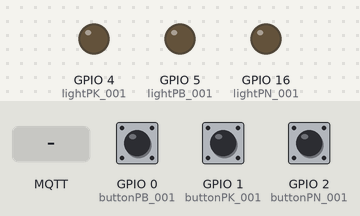
A sketch run on a simulated ESP8266 (NodeMCU). Shown: output pins drawn as LEDs (lit = HIGH). The inputs (shaded band) are chosen by the test bench; at power-on: GPIO 0 (buttonPB_001) HIGH, GPIO 1 (buttonPK_001) HIGH, GPIO 2 (buttonPN_001) HIGH. WiFi joins after 1.5 s; servers stay silent unless stated; random numbers use the default seed unless the sketch sets one; no MQTT or app messages arrive unless stated; what the sketch prints to the serial monitor is not drawn.

Above: at 2.7 s.
2.8 s: GPIO 0 (buttonPB_001) pulled LOW for 0.15 s
At 3.3 s:
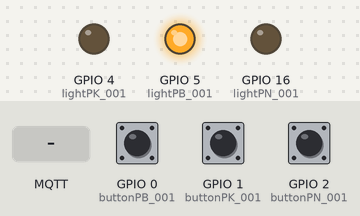
4.4 s: GPIO 1 (buttonPK_001) pulled LOW for 0.15 s
At 5.6 s:
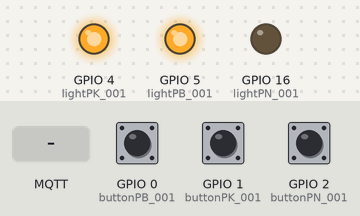
6.0 s: GPIO 2 (buttonPN_001) pulled LOW for 0.15 s
At 6.9 s:
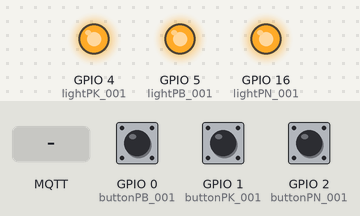
7.6 s: MQTT message "1" arrives on the second subscribed topic
At 8.4 s:
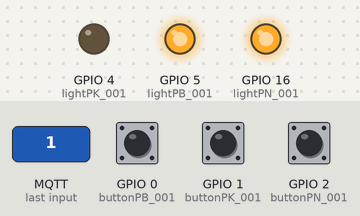
9.1 s: MQTT message "1" arrives on the third subscribed topic
At 9.5 s:
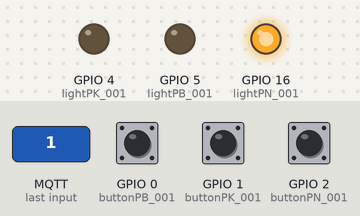
10.6 s: MQTT message "ON" arrives on the second subscribed topic
At 11.9 s:
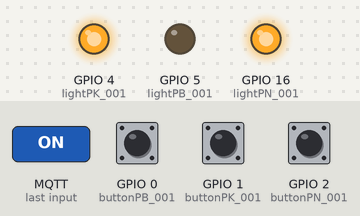
Timing chart, 0 to 13.1 s (numbered marks = the images above; inputs shaded):
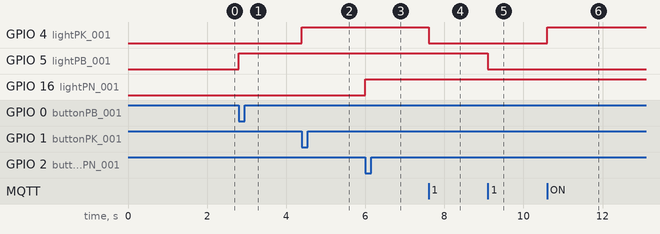

Measured:
- after the input at 2.8 s, GPIO 5 (lightPB_001): LOW → HIGH at once
- after the input at 4.4 s, GPIO 4 (lightPK_001): LOW → HIGH at once
- after the input at 6.0 s, GPIO 16 (lightPN_001): LOW → HIGH at once
- after the input at 7.6 s, GPIO 4 (lightPK_001): HIGH → LOW at once
- after the input at 9.1 s, GPIO 5 (lightPB_001): HIGH → LOW at once
- after the input at 10.6 s, GPIO 4 (lightPK_001): LOW → HIGH at once

The sketch:

LIGHT_MODULE.ino
```cpp
#include <SPI.h>
#include <ESP8266WiFi.h>
#include <ArduinoJson.h>
#include <PubSubClient.h>
#include <WiFiClientSecure.h>

/************* WiFi and MQTT Settings *************/
const char* ssid = "";
const char* password = "88888888";
const char* mqtt_server = "";
const char* mqtt_username = "";
const char* mqtt_password = "";
const int mqtt_port = 8883;

WiFiClientSecure espClient;
PubSubClient client(espClient);

/************* Common Settings *************/
const int lightPN_001 = 16;  // Đèn cho phòng ngủ 1
const int lightPK_001 = 4;   // Đèn cho phòng khách 1
const int lightPB_001 = 5;   // Đèn cho phòng bếp 1

const int buttonPN_001 = 2;   // Nút điều khiển cho phòng ngủ 1
const int buttonPK_001 = 1;  // Nút điều khiển cho phòng khách 1
const int buttonPB_001 = 0;  // Nút điều khiển cho phòng bếp 1bếp 1
/****** root certificate *********/

static const char* root_ca PROGMEM = R"EOF(
-----BEGIN CERTIFICATE-----
MIIFazCCA1OgAwIBAgIRAIIQz7DSQONZRGPgu2OCiwAwDQYJKoZIhvcNAQELBQAw
TzELMAkGA1UEBhMCVVMxKTAnBgNVBAoTIEludGVybmV0IFNlY3VyaXR5IFJlc2Vh
cmNoIEdyb3VwMRUwEwYDVQQDEwxJU1JHIFJvb3QgWDEwHhcNMTUwNjA0MTEwNDM4
WhcNMzUwNjA0MTEwNDM4WjBPMQswCQYDVQQGEwJVUzEpMCcGA1UEChMgSW50ZXJu
ZXQgU2VjdXJpdHkgUmVzZWFyY2ggR3JvdXAxFTATBgNVBAMTDElTUkcgUm9vdCBY
MTCCAiIwDQYJKoZIhvcNAQEBBQADggIPADCCAgoCggIBAK3oJHP0FDfzm54rVygc
h77ct984kIxuPOZXoHj3dcKi/vVqbvYATyjb3miGbESTtrFj/RQSa78f0uoxmyF+
0TM8ukj13Xnfs7j/EvEhmkvBioZxaUpmZmyPfjxwv60pIgbz5MDmgK7iS4+3mX6U
A5/TR5d8mUgjU+g4rk8Kb4Mu0UlXjIB0ttov0DiNewNwIRt18jA8+o+u3dpjq+sW
T8KOEUt+zwvo/7V3LvSye0rgTBIlDHCNAymg4VMk7BPZ7hm/ELNKjD+Jo2FR3qyH
B5T0Y3HsLuJvW5iB4YlcNHlsdu87kGJ55tukmi8mxdAQ4Q7e2RCOFvu396j3x+UC
B5iPNgiV5+I3lg02dZ77DnKxHZu8A/lJBdiB3QW0KtZB6awBdpUKD9jf1b0SHzUv
KBds0pjBqAlkd25HN7rOrFleaJ1/ctaJxQZBKT5ZPt0m9STJEadao0xAH0ahmbWn
OlFuhjuefXKnEgV4We0+UXgVCwOPjdAvBbI+e0ocS3MFEvzG6uBQE3xDk3SzynTn
jh8BCNAw1FtxNrQHusEwMFxIt4I7mKZ9YIqioymCzLq9gwQbooMDQaHWBfEbwrbw
qHyGO0aoSCqI3Haadr8faqU9GY/rOPNk3sgrDQoo//fb4hVC1CLQJ13hef4Y53CI
rU7m2Ys6xt0nUW7/vGT1M0NPAgMBAAGjQjBAMA4GA1UdDwEB/wQEAwIBBjAPBgNV
HRMBAf8EBTADAQH/MB0GA1UdDgQWBBR5tFnme7bl5AFzgAiIyBpY9umbbjANBgkq
hkiG9w0BAQsFAAOCAgEAVR9YqbyyqFDQDLHYGmkgJykIrGF1XIpu+ILlaS/V9lZL
ubhzEFnTIZd+50xx+7LSYK05qAvqFyFWhfFQDlnrzuBZ6brJFe+GnY+EgPbk6ZGQ
3BebYhtF8GaV0nxvwuo77x/Py9auJ/GpsMiu/X1+mvoiBOv/2X/qkSsisRcOj/KK
NFtY2PwByVS5uCbMiogziUwthDyC3+6WVwW6LLv3xLfHTjuCvjHIInNzktHCgKQ5
ORAzI4JMPJ+GslWYHb4phowim57iaztXOoJwTdwJx4nLCgdNbOhdjsnvzqvHu7Ur
TkXWStAmzOVyyghqpZXjFaH3pO3JLF+l+/+sKAIuvtd7u+Nxe5AW0wdeRlN8NwdC
jNPElpzVmbUq4JUagEiuTDkHzsxHpFKVK7q4+63SM1N95R1NbdWhscdCb+ZAJzVc
oyi3B43njTOQ5yOf+1CceWxG1bQVs5ZufpsMljq4Ui0/1lvh+wjChP4kqKOJ2qxq
4RgqsahDYVvTH9w7jXbyLeiNdd8XM2w9U/t7y0Ff/9yi0GE44Za4rF2LN9d11TPA
mRGunUHBcnWEvgJBQl9nJEiU0Zsnvgc/ubhPgXRR4Xq37Z0j4r7g1SgEEzwxA57d
emyPxgcYxn/eR44/KJ4EBs+lVDR3veyJm+kXQ99b21/+jh5Xos1AnX5iItreGCc=
-----END CERTIFICATE-----
)EOF";

/************* Helper Functions *************/
void setup_wifi() {
  delay(10);
  Serial.print("\nConnecting to ");
  Serial.println(ssid);

  WiFi.mode(WIFI_STA);
  WiFi.begin(ssid, password);

  while (WiFi.status() != WL_CONNECTED) {
    delay(500);
    Serial.print(".");
  }
  randomSeed(micros());
  Serial.println("\nWiFi connected\nIP address: ");
  Serial.println(WiFi.localIP());
}

void reconnect() {
  while (!client.connected()) {
    Serial.print("Attempting MQTT connection...");
    String clientId = "ESP8266Client-";
    clientId += String(random(0xffff), HEX);

    if (client.connect(clientId.c_str(), mqtt_username, mqtt_password)) {
      Serial.println("connected");
      client.subscribe("SMH-001/light_state/PN_001");
      client.subscribe("SMH-001/light_state/PK_001");
      client.subscribe("SMH-001/light_state/PB_001");


    } else {
      Serial.print("failed, rc=");
      Serial.print(client.state());
      Serial.println(" try again in 5 seconds");
      delay(5000);
    }
  }
}

void callback(char* topic, byte* payload, unsigned int length) {
  String incomingMessage = "";
  for (int i = 0; i < length; i++) {
    incomingMessage += (char)payload[i];
  }

  Serial.println("Thông điệp đã đến [" + String(topic) + "] " + incomingMessage);

  // So sánh chủ đề nhận được với các định dạng dự kiến
  if (strcmp(topic, "SMH-001/light_state/PN_001") == 0) {
    // Xử lý khi nhận được thông điệp cho phòng ngủ 1
    if (incomingMessage.equals("ON")) {
      digitalWrite(lightPN_001, HIGH);
    } else {
      digitalWrite(lightPN_001, LOW);
    }
  }
  if (strcmp(topic, "SMH-001/light_state/PK_001") == 0) {
    // Xử lý khi nhận được thông điệp cho phòng khách 1
    if (incomingMessage.equals("ON")) {
      digitalWrite(lightPK_001, HIGH);
    } else {
      digitalWrite(lightPK_001, LOW);
    }
  }
  if (strcmp(topic, "SMH-001/light_state/PB_001") == 0) {
    // Xử lý khi nhận được thông điệp cho phòng bếp 1
    if (incomingMessage.equals("ON")) {
      digitalWrite(lightPB_001, HIGH);
    } else {
      digitalWrite(lightPB_001, LOW);
    }
  }
}
void publishMessage(const char* topic, String payload, boolean retained) {
  if (client.publish(topic, payload.c_str(), true))
    Serial.println("Message publised [" + String(topic) + "]: " + payload);
}


void setup() {
  Serial.begin(9600);
  pinMode(buttonPN_001, INPUT_PULLUP);
  pinMode(buttonPK_001, INPUT_PULLUP);
  pinMode(buttonPB_001, INPUT_PULLUP);

  pinMode(lightPN_001, OUTPUT);
  pinMode(lightPK_001, OUTPUT);
  pinMode(lightPB_001, OUTPUT);


  while (!Serial) delay(1);
  setup_wifi();

#ifdef ESP8266
  espClient.setInsecure();
#else
  espClient.setCACert(root_ca);
#endif

  client.setServer(mqtt_server, mqtt_port);
  client.setCallback(callback);

  SPI.begin();
}
void publishLightState(const char* lightId, bool isOn) {
  DynamicJsonDocument lightState(128);
  lightState["home_id"] = "SMH-001";
  lightState["light_id"] = lightId;
  lightState["status"] = isOn ? "ON" : "OFF";
  char lightStateMessage[128];
  serializeJson(lightState, lightStateMessage);
  publishMessage("light_data", lightStateMessage, true);
}


void loop() {
  if (!client.connected()) reconnect();
  client.loop();
  // // Đọc trạng thái  nút
  int buttonState1 = digitalRead(buttonPN_001);
  int buttonState2 = digitalRead(buttonPK_001);
  int buttonState3 = digitalRead(buttonPB_001);


  // Xử lý trạng thái của nút 1
  static int previousButtonState1 = 1;
  if (buttonState1 == 0 && previousButtonState1 == 1) {
    digitalWrite(lightPN_001, !digitalRead(lightPN_001));  // Đảo ngược trạng thái của đèn 1
    publishLightState("PN_001", digitalRead(lightPN_001));
  }
  previousButtonState1 = buttonState1;

  // Xử lý trạng thái của nút 2
  static int previousButtonState2 = 1;
  if (buttonState2 == 0 && previousButtonState2 == 1) {
    digitalWrite(lightPK_001, !digitalRead(lightPK_001));  // Đảo ngược trạng thái của đèn 2
    publishLightState("PK_001", digitalRead(lightPK_001));

  }
  previousButtonState2 = buttonState2;

  // Xử lý trạng thái của nút 3
  static int previousButtonState3 = 1;
  if (buttonState3 == 0 && previousButtonState3 == 1) {
    digitalWrite(lightPB_001, !digitalRead(lightPB_001));  // Đảo ngược trạng thái của đèn 3
    publishLightState("PB_001", digitalRead(lightPB_001));

  }
  previousButtonState3 = buttonState3;
}
```
